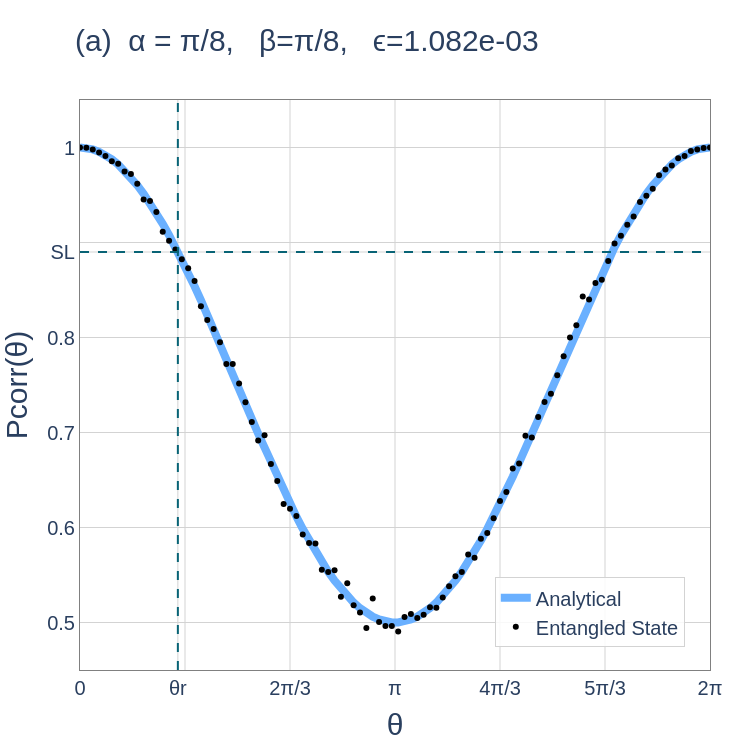

The code cell stored with this chart in its notebook:
### Code cell
ϵ_val = ϵ(y_pred=model_noise(θ,π/4,π/4,Pt=1.0),y_true=pcorr)

θr = 0.976
θs = 0.364*π
fig_a = go.Figure()
##############         LIMITS         ##############

fig_a.add_vline(x=θr, line_width=limit_w, line_dash="dash", line_color=line_color)

fig_a.add_hline(y=0.89, line_width=limit_w, line_dash="dash", line_color=line_color)
##############         Analytical         ##############
fig_a.add_trace(go.Scatter(
    x=θ, 
    y=model_noise(θ,π/4,π/4,Pt=1.0), 
    mode='lines', 
    name='Analytical',
    line=dict(color=line_corr, width=line_w)
))
##############         Experimental         ##############
fig_a.add_trace(go.Scatter(
    x=θ, 
    y=pcorr, 
    mode='markers', 
    name='Entangled State',
    line=dict(color='black', width=3)
))

##############         LAYOUT         ##############

fig_a.update_layout(
    xaxis=dict(
        title=dict(
            text='θ',
            font=dict(size=axes_label_font_size, family=font_family)
        ), 
        tickfont=dict(size=tick_font_size, family=font_family),                    
        tickmode='array',
        tickvals=[0,θr, np.pi/3, 2*np.pi/3, np.pi, 4*np.pi/3, 5*np.pi/3, 2*np.pi],
        ticktext=['0', 'θr' ,'', '2π/3', 'π', '4π/3', '5π/3', '2π'],
        range=[0, 2*π],
        showgrid=True, gridcolor='lightgray',zeroline=True,
        showline=True, linewidth=1, linecolor='gray', mirror=True
    ),
    yaxis=dict(
        title=dict(
            text='Pcorr(θ)',  # Update y-axis label as needed
            font=dict(size=axes_label_font_size, family=font_family)
        ),
        tickfont=dict(size=tick_font_size, family=font_family),
        tickmode='array',
        tickvals=[0,0.4,0.5,0.6,0.7,0.8,0.89,0.9,1],
        ticktext=['0','0.4','0.5','0.6','0.7','0.8','SL','','1'],
        range=[0.45,1.05],
        showgrid=True, gridcolor='lightgray',
        showline=True, linewidth=1, linecolor='gray', mirror=True,
    ),
    title=dict(
        text=f"(a)\t\tα = π/8, \t\tβ=π/8, \t\tϵ={ϵ_val:1.3e}",
        font=dict(size=title_fontsize, family=font_family),
        x=0.1, 
        y=0.96
    ),
    autosize=False,
    width=750,
    height=750,
    plot_bgcolor='white',
        paper_bgcolor='white',
        
        # --- NEW LEGEND POSITIONING ---
    legend=dict(
        font=dict(family=font_family, size=legend_font_size),
        yanchor="bottom",
        y=0.04,             # 5% from the bottom
        xanchor="right",
        x=0.96,             # 95% to the right
        bgcolor="rgba(255, 255, 255, 0.85)", # Semi-transparent white background
        bordercolor="lightgray",             # Optional border to frame it cleanly
        borderwidth=1
    ),
    margin=dict(l=80, r=40, t=100, b=80) # Added margin so large labels are not cut off
)

# Display the figure
#fig_a.show()
#"""

### Figure 1 — Plotly figure (JSON) as saved in the notebook; plotly's stock layout.template omitted (floating-point values rounded to 4 significant figures)
{"data": [{"line": {"color": "rgb(106, 176, 255)", "width": 8}, "mode": "lines", "name": "Analytical", "type": "scatter", "x": [0.0, 0.06347, 0.1269, 0.1904, 0.2539, 0.3173, 0.3808, 0.4443, 0.5077, 0.5712, 0.6347, 0.6981, 0.7616, 0.8251, 0.8885, 0.952, 1.015, 1.079, 1.142, 1.206, 1.269, 1.333, 1.396, 1.46, 1.523, 1.587, 1.65, 1.714, 1.777, 1.841, 1.904, 1.967, 2.031, 2.094, 2.158, 2.221, 2.285, 2.348, 2.412, 2.475, 2.539, 2.602, 2.666, 2.729, 2.793, 2.856, 2.919, 2.983, 3.046, 3.11, 3.173, 3.237, 3.3, 3.364, 3.427, 3.491, 3.554, 3.618, 3.681, 3.745, 3.808, 3.871, 3.935, 3.998, 4.062, 4.125, 4.189, 4.252, 4.316, 4.379, 4.443, 4.506, 4.57, 4.633, 4.697, 4.76, 4.823, 4.887, 4.95, 5.014, 5.077, 5.141, 5.204, 5.268, 5.331, 5.395, 5.458, 5.522, 5.585, 5.649, 5.712, 5.775, 5.839, 5.902, 5.966, 6.029, 6.093, 6.156, 6.22, 6.283], "y": [1.0, 0.9995, 0.998, 0.9955, 0.992, 0.9875, 0.9821, 0.9757, 0.9685, 0.9603, 0.9513, 0.9415, 0.9309, 0.9196, 0.9076, 0.895, 0.8818, 0.8681, 0.8539, 0.8392, 0.8242, 0.8089, 0.7934, 0.7777, 0.7619, 0.746, 0.7302, 0.7144, 0.6988, 0.6834, 0.6682, 0.6534, 0.639, 0.625, 0.6115, 0.5986, 0.5863, 0.5746, 0.5637, 0.5535, 0.5441, 0.5355, 0.5278, 0.521, 0.5151, 0.5101, 0.5061, 0.5031, 0.5011, 0.5001, 0.5001, 0.5011, 0.5031, 0.5061, 0.5101, 0.5151, 0.521, 0.5278, 0.5355, 0.5441, 0.5535, 0.5637, 0.5746, 0.5863, 0.5986, 0.6115, 0.625, 0.639, 0.6534, 0.6682, 0.6834, 0.6988, 0.7144, 0.7302, 0.746, 0.7619, 0.7777, 0.7934, 0.8089, 0.8242, 0.8392, 0.8539, 0.8681, 0.8818, 0.895, 0.9076, 0.9196, 0.9309, 0.9415, 0.9513, 0.9603, 0.9685, 0.9757, 0.9821, 0.9875, 0.992, 0.9955, 0.998, 0.9995, 1.0]}, {"line": {"color": "black", "width": 3}, "mode": "markers", "name": "Entangled State", "type": "scatter", "x": [0.0, 0.06347, 0.1269, 0.1904, 0.2539, 0.3173, 0.3808, 0.4443, 0.5077, 0.5712, 0.6347, 0.6981, 0.7616, 0.8251, 0.8885, 0.952, 1.015, 1.079, 1.142, 1.206, 1.269, 1.333, 1.396, 1.46, 1.523, 1.587, 1.65, 1.714, 1.777, 1.841, 1.904, 1.967, 2.031, 2.094, 2.158, 2.221, 2.285, 2.348, 2.412, 2.475, 2.539, 2.602, 2.666, 2.729, 2.793, 2.856, 2.919, 2.983, 3.046, 3.11, 3.173, 3.237, 3.3, 3.364, 3.427, 3.491, 3.554, 3.618, 3.681, 3.745, 3.808, 3.871, 3.935, 3.998, 4.062, 4.125, 4.189, 4.252, 4.316, 4.379, 4.443, 4.506, 4.57, 4.633, 4.697, 4.76, 4.823, 4.887, 4.95, 5.014, 5.077, 5.141, 5.204, 5.268, 5.331, 5.395, 5.458, 5.522, 5.585, 5.649, 5.712, 5.775, 5.839, 5.902, 5.966, 6.029, 6.093, 6.156, 6.22, 6.283], "y": [1.0, 0.9997, 0.9979, 0.9946, 0.991, 0.9856, 0.9829, 0.9749, 0.9721, 0.9617, 0.9452, 0.9437, 0.932, 0.9114, 0.9017, 0.8926, 0.8825, 0.8729, 0.8594, 0.833, 0.8185, 0.8089, 0.795, 0.7722, 0.772, 0.7516, 0.7319, 0.7111, 0.6915, 0.6971, 0.6669, 0.649, 0.6249, 0.6198, 0.6121, 0.5928, 0.5836, 0.5831, 0.5555, 0.5531, 0.555, 0.5272, 0.5412, 0.5182, 0.5104, 0.4941, 0.5252, 0.5005, 0.4964, 0.4964, 0.4907, 0.5057, 0.5089, 0.5046, 0.5082, 0.516, 0.5155, 0.5262, 0.5383, 0.5488, 0.5532, 0.5716, 0.5682, 0.5883, 0.5943, 0.6098, 0.6279, 0.6375, 0.6621, 0.6675, 0.6966, 0.6947, 0.7164, 0.7322, 0.7409, 0.7602, 0.7803, 0.7999, 0.813, 0.8431, 0.8401, 0.8575, 0.8608, 0.8806, 0.8988, 0.907, 0.9188, 0.9273, 0.9427, 0.9492, 0.9565, 0.9709, 0.9768, 0.9811, 0.9887, 0.991, 0.9964, 0.9979, 0.9994, 1.0]}], "layout": {"autosize": false, "height": 750, "legend": {"bgcolor": "rgba(255, 255, 255, 0.85)", "bordercolor": "lightgray", "borderwidth": 1, "font": {"family": "Arial", "size": 20}, "x": 0.96, "xanchor": "right", "y": 0.04, "yanchor": "bottom"}, "margin": {"b": 80, "l": 80, "r": 40, "t": 100}, "paper_bgcolor": "white", "plot_bgcolor": "white", "shapes": [{"line": {"color": "rgb(8, 99, 117)", "dash": "dash", "width": 2}, "type": "line", "x0": 0.976, "x1": 0.976, "xref": "x", "y0": 0, "y1": 1, "yref": "y domain"}, {"line": {"color": "rgb(8, 99, 117)", "dash": "dash", "width": 2}, "type": "line", "x0": 0, "x1": 1, "xref": "x domain", "y0": 0.89, "y1": 0.89, "yref": "y"}], "title": {"font": {"family": "Arial", "size": 30}, "text": "(a)\t\tα = π/8, \t\tβ=π/8, \t\tϵ=1.082e-03", "x": 0.1, "y": 0.96}, "width": 750, "xaxis": {"gridcolor": "lightgray", "linecolor": "gray", "linewidth": 1, "mirror": true, "range": [0, 6.283], "showgrid": true, "showline": true, "tickfont": {"family": "Arial", "size": 20}, "tickmode": "array", "ticktext": ["0", "θr", "", "2π/3", "π", "4π/3", "5π/3", "2π"], "tickvals": [0, 0.976, 1.047, 2.094, 3.142, 4.189, 5.236, 6.283], "title": {"font": {"family": "Arial", "size": 30}, "text": "θ"}, "zeroline": true}, "yaxis": {"gridcolor": "lightgray", "linecolor": "gray", "linewidth": 1, "mirror": true, "range": [0.45, 1.05], "showgrid": true, "showline": true, "tickfont": {"family": "Arial", "size": 20}, "tickmode": "array", "ticktext": ["0", "0.4", "0.5", "0.6", "0.7", "0.8", "SL", "", "1"], "tickvals": [0, 0.4, 0.5, 0.6, 0.7, 0.8, 0.89, 0.9, 1], "title": {"font": {"family": "Arial", "size": 30}, "text": "Pcorr(θ)"}}}}
